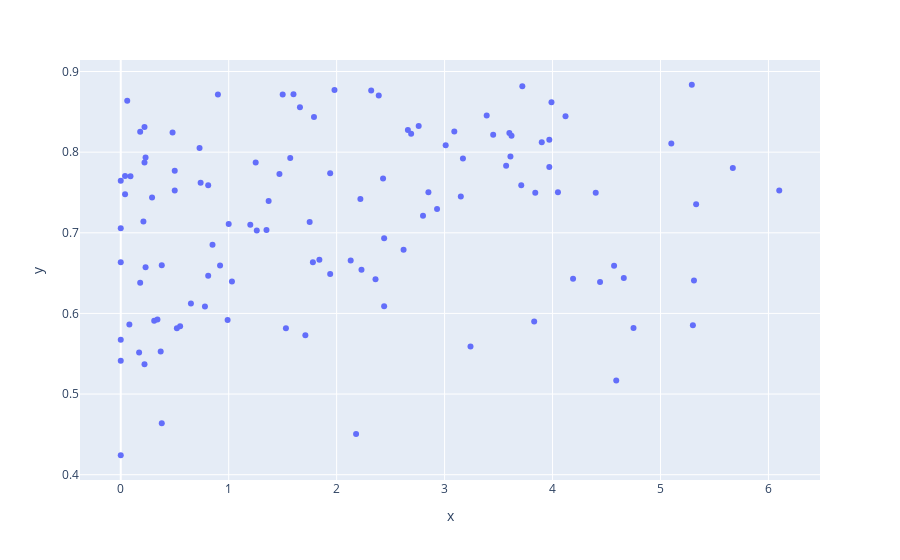

Notebook cell for this chart:
### Code cell
x = bhp.iloc[::, 58] 
y = bhp.iloc[::, 165] # posiive affect
z = bhp.iloc[::, 118]

px.scatter(x=x, y=y,
           # size=z
          )

### Figure 1 — Plotly figure (JSON) as saved in the notebook; plotly's stock layout.template omitted (floating-point values rounded to 4 significant figures; data arrays with more than 128 entries replaced by an {"elided": "..."} marker saying what was removed)
{"data": [{"hovertemplate": "x=%{x}<br>y=%{y}<extra></extra>", "legendgroup": "", "marker": {"color": "#636efa", "symbol": "circle"}, "mode": "markers", "name": "", "orientation": "v", "showlegend": false, "type": "scatter", "x": {"elided": "139 float values"}, "xaxis": "x", "y": {"elided": "139 float values"}, "yaxis": "y"}], "layout": {"autosize": true, "legend": {"tracegroupgap": 0}, "margin": {"t": 60}, "xaxis": {"anchor": "y", "autorange": true, "domain": [0, 1], "range": [-0.392, 6.492], "title": {"text": "x"}, "type": "linear"}, "yaxis": {"anchor": "x", "autorange": true, "domain": [0, 1], "range": [0.3886, 0.9192], "title": {"text": "y"}, "type": "linear"}}}
